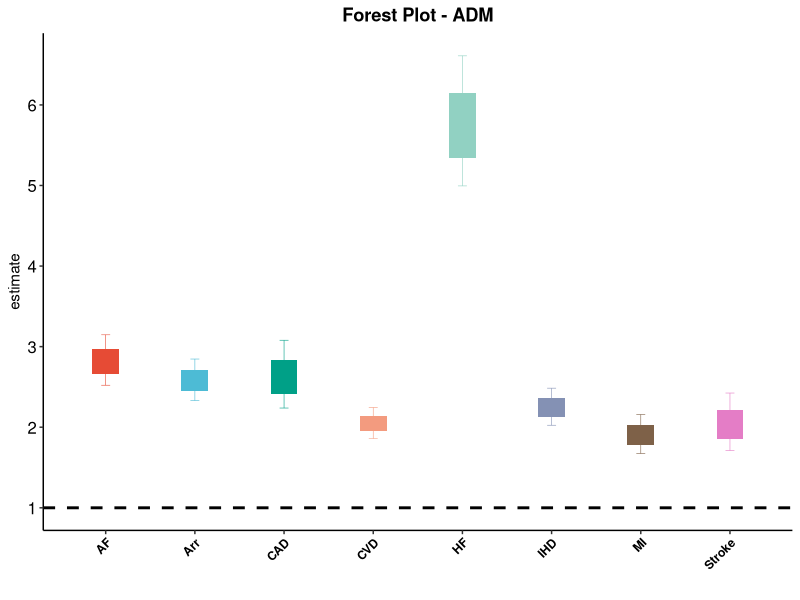
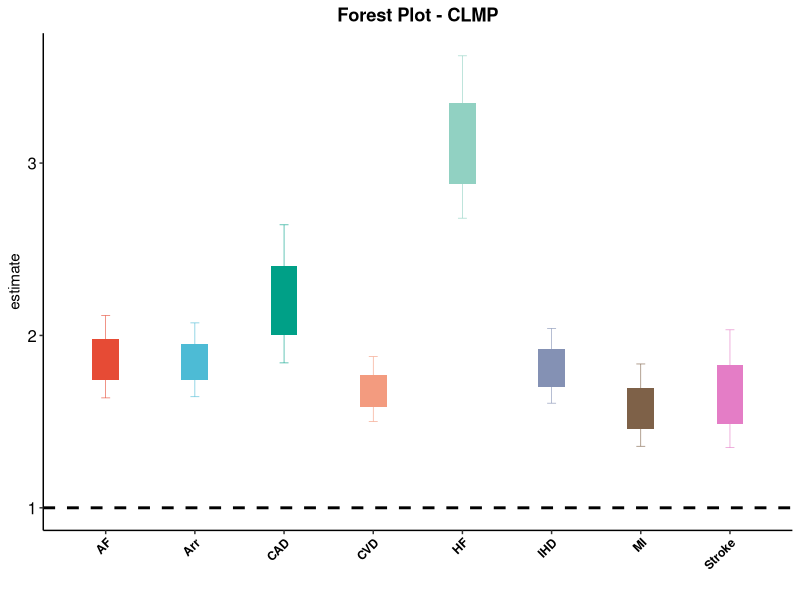
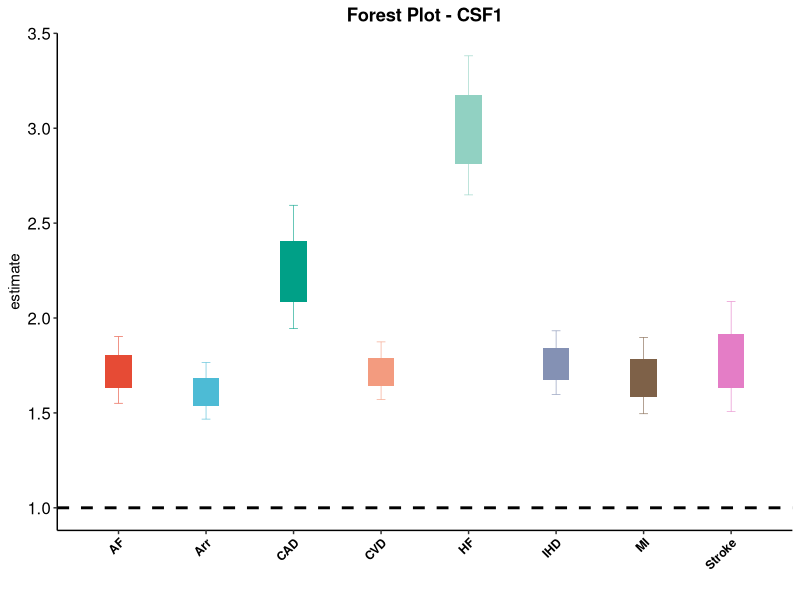
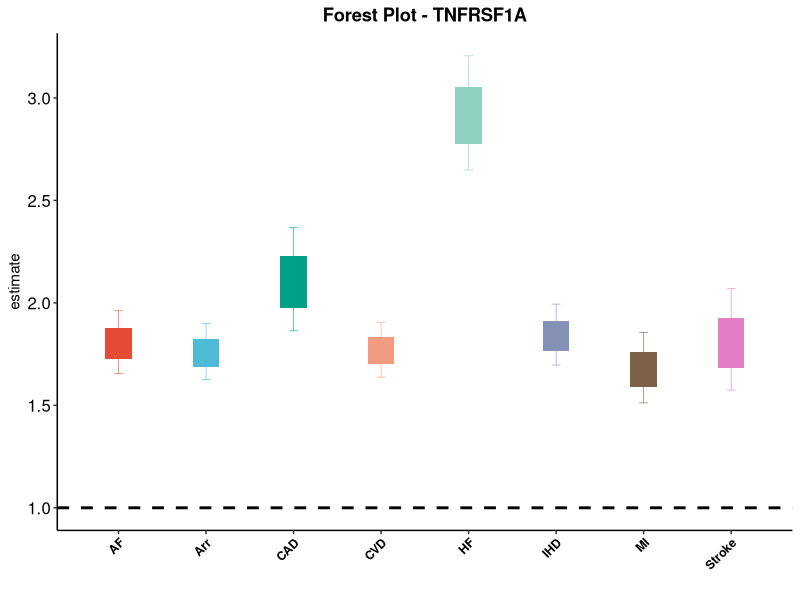
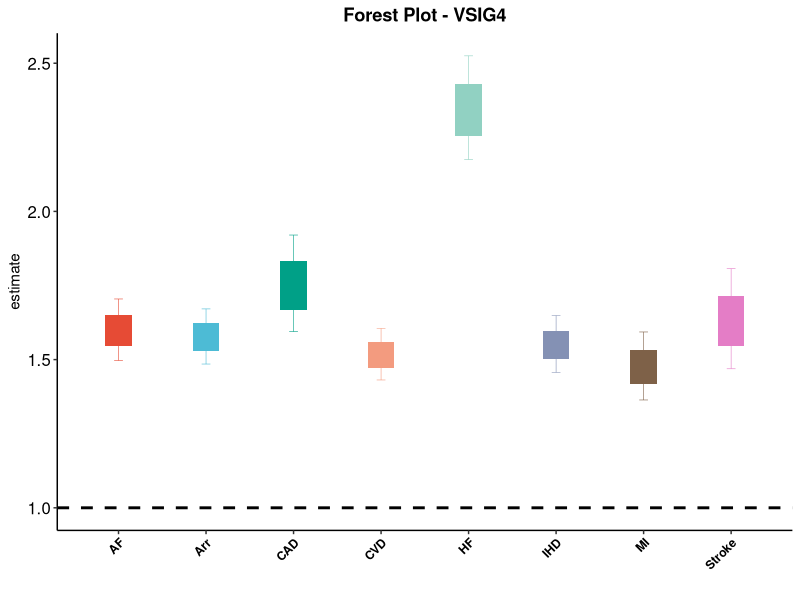
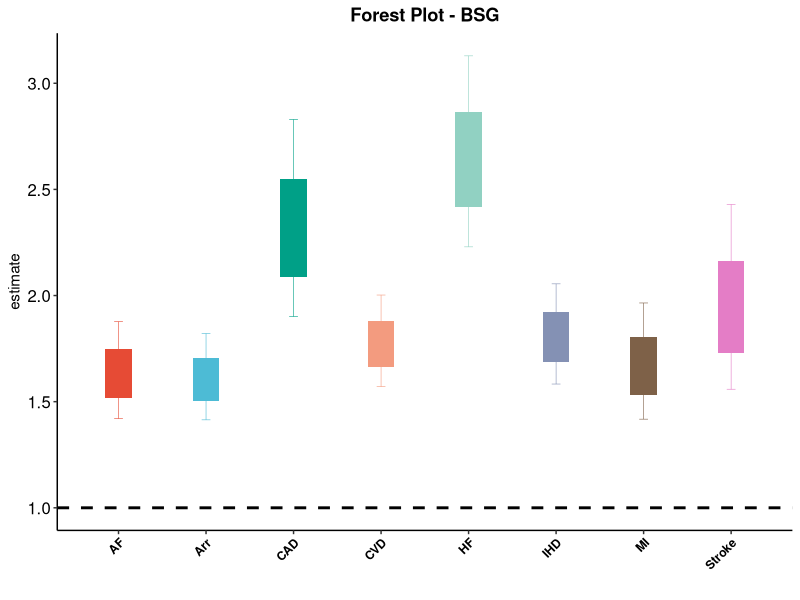
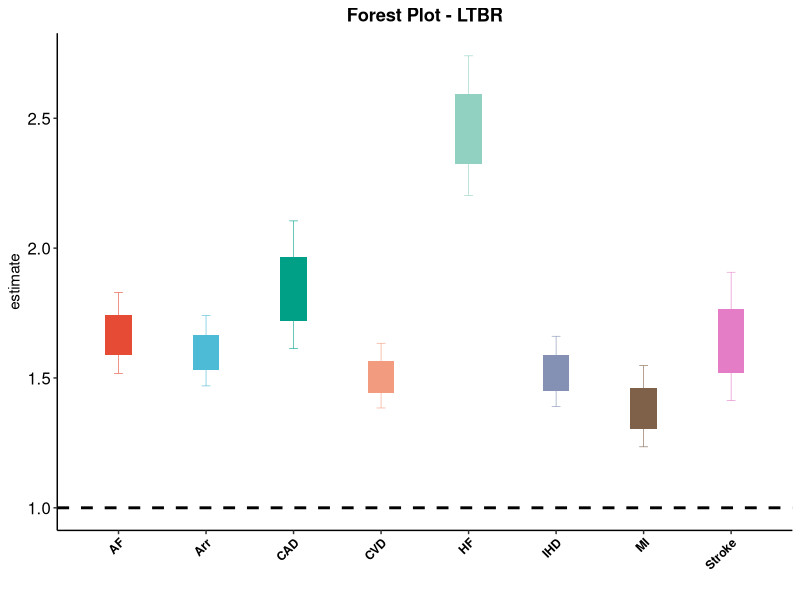
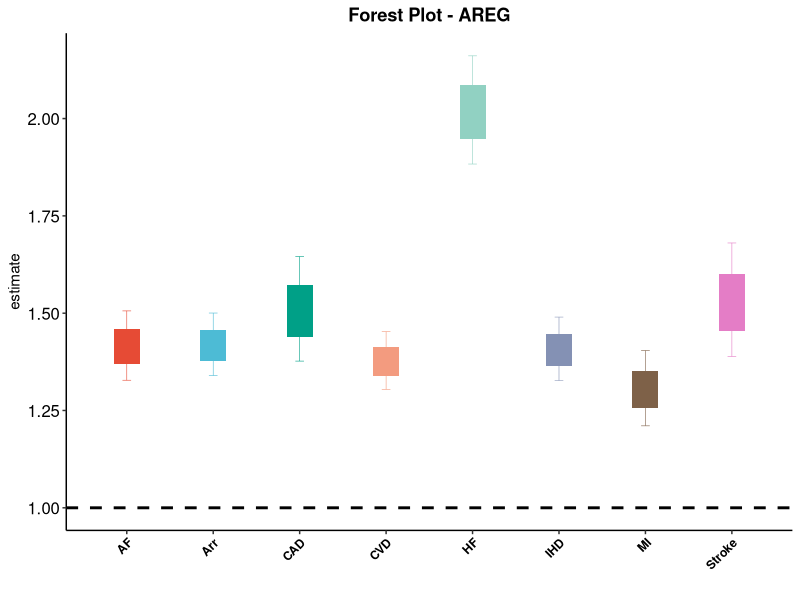

Write R code to recreate these figures, in order.
library(ggplot2)
library(readxl)
library(dplyr)

# Read the complete dataset
data_cox <- read_excel("plot_Protein_and_disease_cox_result_data.xlsx", sheet = 1)

# Calculate the height of each rectangle as half of the confidence interval
data_cox <- data_cox %>%
  mutate(tile_height = (conf.high - conf.low) / 2)

# Custom color palette
my_colors <- c('#E64B35FF', "#4DBBD5FF", "#00A087FF", 
               "#F39B7FFF", "#91D1C2FF", "#8491B4FF", 
               "#7E6148FF", "#e47dc6")

# Get all protein names
protein_list <- unique(data_cox$protein)

# Loop through each protein
for (prot in protein_list) {
  data_subset <- filter(data_cox, protein == prot)
  
  p <- ggplot(data_subset) + 
    geom_errorbar(aes(x = outcome, ymin = conf.low, ymax = conf.high, color = outcome), 
                  width = 0.1, size = 0.2) + 
    geom_tile(aes(x = outcome, y = estimate, 
                  width = 0.3, height = tile_height, fill = outcome), 
              color = NA) + 
    geom_hline(yintercept = 1, linetype = "dashed", color = "black", size = 1) +
    scale_fill_manual(values = my_colors) +
    scale_color_manual(values = my_colors) +
    scale_y_continuous() +
    scale_x_discrete(expand = c(0.1, 0)) +
    xlab("") + 
    ggtitle(paste("Forest Plot -", prot)) +
    theme_classic() +
    theme(
      legend.position = "none",
      axis.text.x = element_text(angle = 45, vjust = 1, hjust = 1, face = "bold", color = "black"),
      axis.text.y = element_text(color = "black", size = 12),
      plot.title = element_text(hjust = 0.5, face = "bold")
    )
  
  # Save the plot as a PDF file
  ggsave(filename = paste0("forest_", prot, ".pdf"), plot = p, width = 5, height = 4)
}
